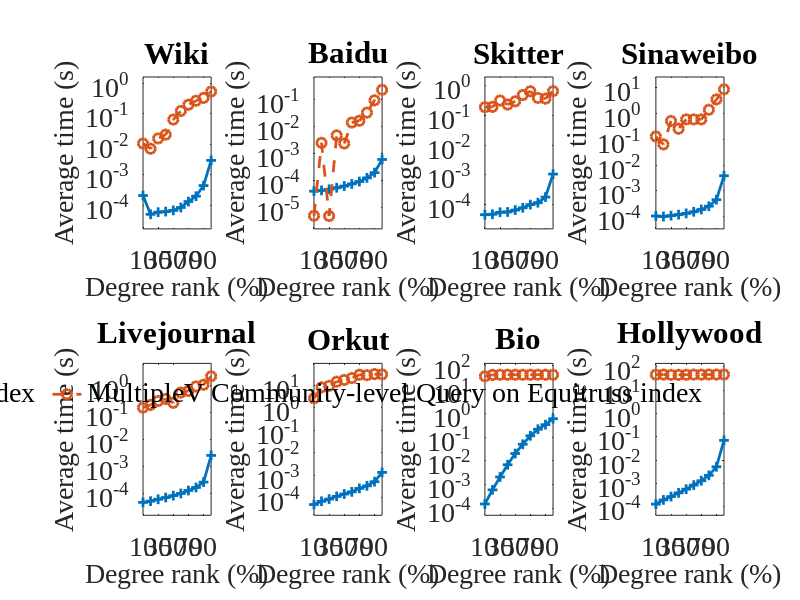

Recreate this plot in MATLAB. (Note: this script raises an error after producing the figure.)
close all;
clear;
load('multiplev_3_info_compare.mat');
num_graphs = 8;
num_columns = 4;
num_rows = 2;

title_string = {'Wiki' ...
    'Baidu' ...
    'Skitter' ...
    'Sinaweibo' ...
    'Livejournal' ...
    'Orkut' ...        
    'Bio'...
    'Hollywood'};
% Sequence on file:
% facebook, wiki, skitter, baidu, Livejournal, 
% orkut, sinaweibo, hollywood, bio
sequence = [2 4 3 7 5 6 9 8];
legend_string = {'MultipleV Community-level Query on 2-level index'...
    'MultipleV Community-level Query on Equitruss index'};

figure(1);
for idx = 1:numel(sequence)
    graph_i = sequence(idx);
    subplot(num_rows, num_columns, idx);
    plot(k_info(graph_i,1:10) / (1000 * 100), '-+', 'LineWidth', 2, 'Markers', 7); hold on;
    plot(k_equi_info(graph_i,1:10) / (1000 * 100), '--o', 'LineWidth', 2, 'Markers', 7);
    
    xlim([1 10]);
    set(gca,'XTick',(1:2:10));
    set(gca,'XTickLabel',{'10'; '30'; '50'; '70'; '90'});
    set(gca, 'Fontname', 'Times New Roman', 'Fontsize', 20);
    set(gca, 'YScale', 'log');
    
    data = [k_equi_info(graph_i,1:10) / (1000 * 100), ...
        k_info(graph_i,1:10) / (1000 * 100)];
    y_max = max(data);
    y_min = min(data);
    %y_min = max(y_min, 0.002);
    ylim([y_min/3, y_max*3]);
    xlabel_hand=xlabel({'Degree rank (%)';' '});
    set(xlabel_hand,'Fontname', 'Times New Roman', 'Fontsize', 20);
    ylabel_hand=ylabel('Average time (s)');
    set(ylabel_hand,'Fontname', 'Times New Roman', 'Fontsize', 20);
    title(title_string(idx));
end

legend_hand = legend(legend_string,...
    'Orientation', 'horizontal',...
    'Position', [0.1 0 0.8 0.07]);
set(legend_hand,'Fontname', 'Times New Roman', ...
    'Fontsize', 20, 'box', 'off');

fig = gcf;
fig.PaperUnits = 'inches';
fig.PaperSize = [16 7];
fig.PaperPosition = [-1.5 0 19 7];
print('multiplev_k_compare.pdf', '-dpdf')